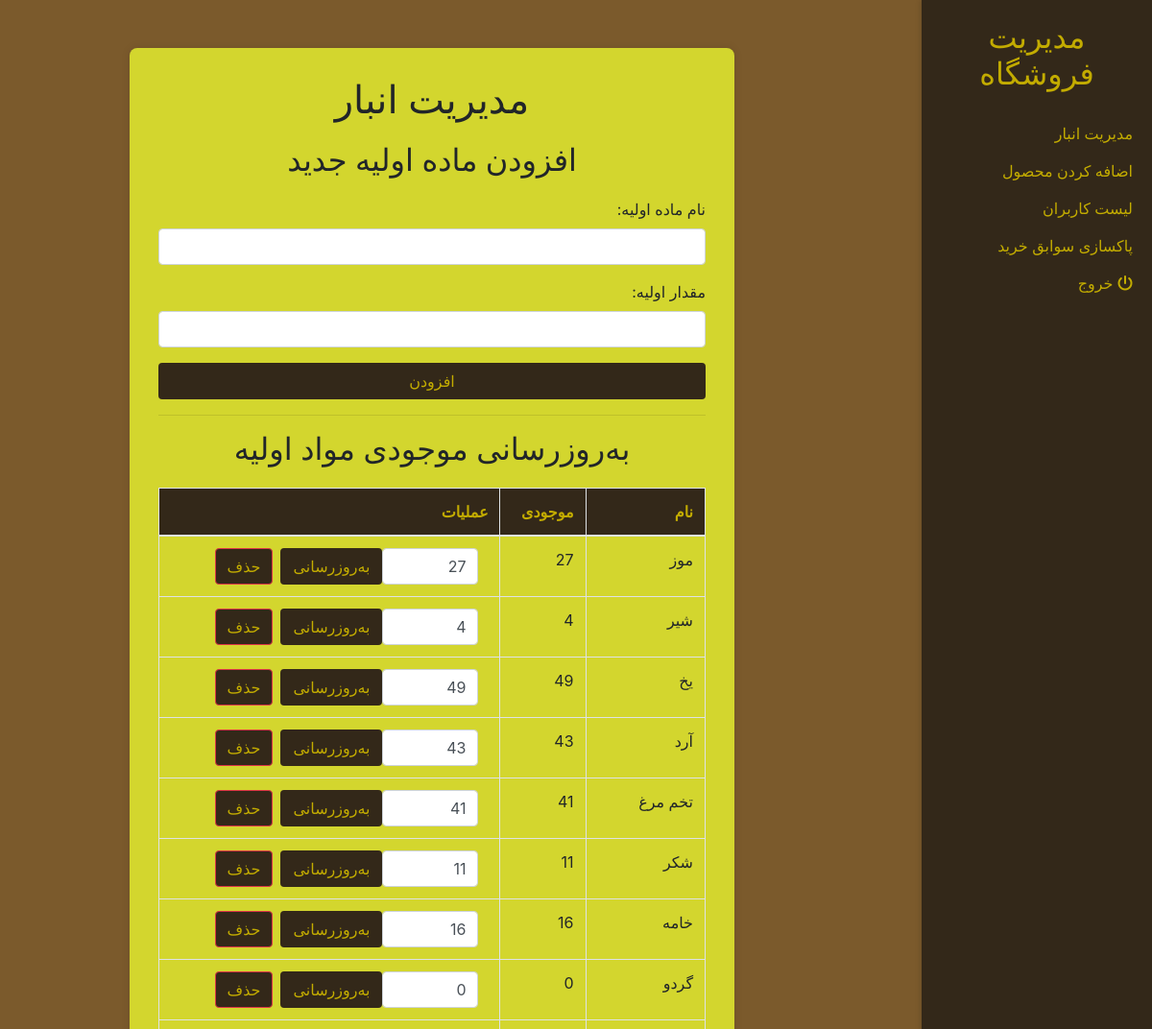
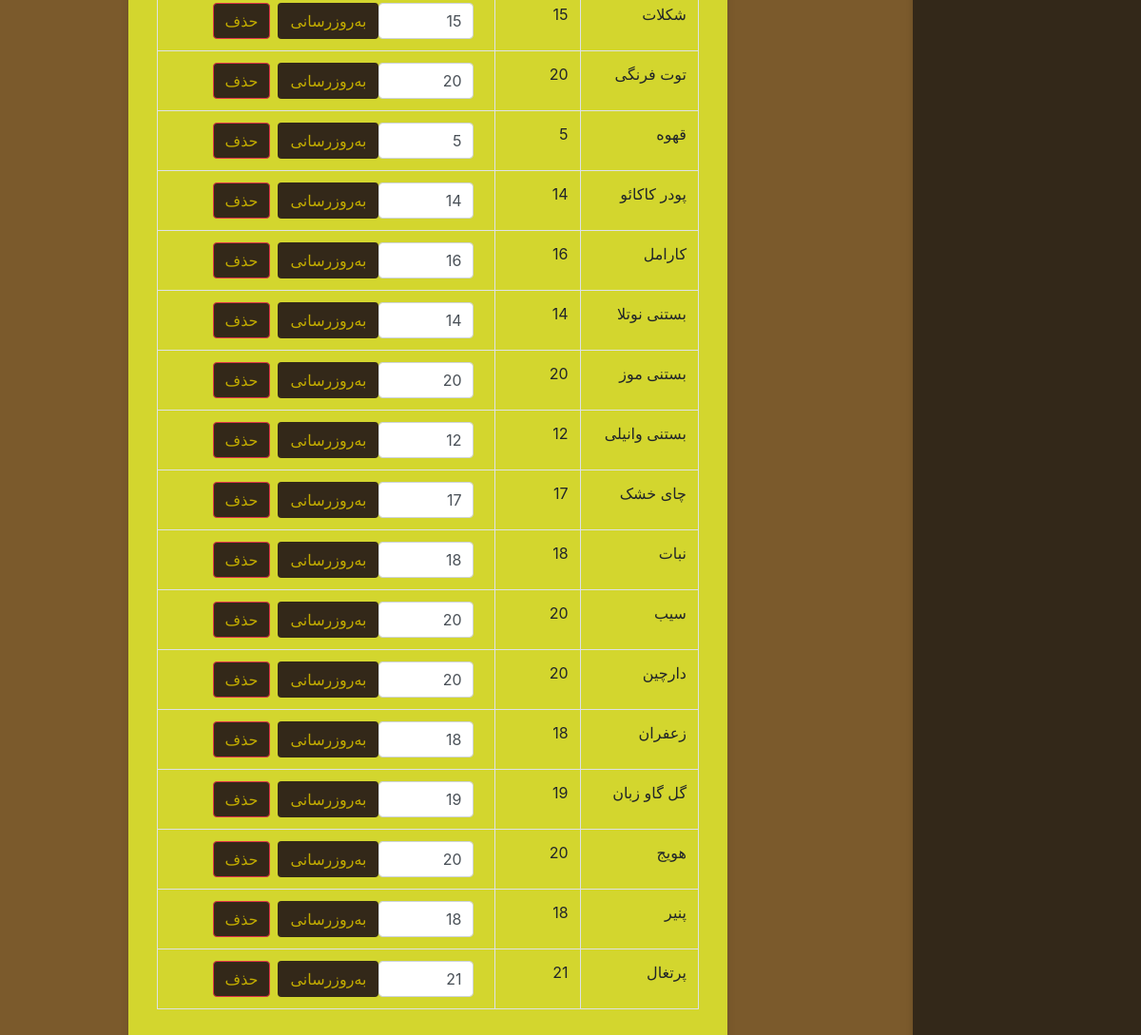
The page /management/manage-inventory/ (signed in) on the database its author committed (2 pictures, top to bottom).
### web/models.py (models this page shows, shortened)
class Storage(models.Model):
    id = models.AutoField(primary_key=True, unique=True)
    name = models.CharField(max_length=255, validators=[RegexValidator(regex="^[a-zA-Z0-9آ-ی ]+$")], unique=True)
    amount = models.IntegerField(validators=[MinValueValidator(0)])

### web/views.py (the view, shortened to what this page needs)
# urls.py: path('management/manage-inventory/', views.manage_inventory, name='manage_inventory'),
@user_passes_test(is_admin, login_url='/unauthorized/')
def manage_inventory(request):
    add_form = AddStorageForm()
    update_form = UpdateStorageForm()
    storages = Storage.objects.all()
    return render(request, 'manage_inventory.html', {
        'add_form': add_form,
        'update_form': update_form,
        'storages': storages,
    })

### web/forms.py
class AddStorageForm(forms.ModelForm):
    class Meta:
        model = Storage
        fields = ['name', 'amount']
        labels = {
            'name' : _('نام ماده اولیه'),
            'amount' : _('مقدار اولیه'),
        }
        widgets = {
            'name': forms.TextInput(attrs={'class': 'form-control'}),
            'amount': forms.NumberInput(attrs={'class': 'form-control'}),
        }

class UpdateStorageForm(forms.ModelForm):
    class Meta:
        model = Storage
        fields = ['amount']
        widgets = {
            'amount': forms.NumberInput(attrs={'class': 'form-control'}),
        }

### web/views.py (called while the page is built)
def is_admin(user):
    return user.username == 'admin'

### web/templates/manage_inventory.html (shortened to what this page needs)
<!DOCTYPE html>
<html lang="en">
<head>
    <link rel="stylesheet" href="https://maxcdn.bootstrapcdn.com/bootstrap/4.0.0/css/bootstrap.min.css">
</head>
<body>
    <div class="sidebar">
        <h2><a href="{% url 'management' %}">مدیریت فروشگاه</a></h2>
        <ul>
            <li><a href="{% url 'manage_inventory' %}">مدیریت انبار</a></li>
            <li><a href="{% url 'add_product' %}">اضافه کردن محصول</a></li>
            <li><a href="{% url 'user-list' %}">لیست کاربران</a></li>
                <li><a href="{% url 'clear_purchase_history' %}">پاکسازی سوابق خرید</a></li>
            <li class="leave">
                <a href="{% url 'index' %}">
                     <span class="icon"><i class="fas">&#xf011;</i></span>
                    <span class="text">خروج
                     </span></a>
              </li>
        </ul>
    </div>
    <div class="container">
        <h1>مدیریت انبار</h1>
        <h2>افزودن ماده اولیه جدید</h2>
        <form method="post" action="">
            {{ add_form.as_p }}
            <button type="submit" name="add_storage" class="btn  btn-block btn-color" style="color: #c3ac00; background-color: #332819;">افزودن</button>
        </form>
        <hr>
        <h2>به‌روزرسانی موجودی مواد اولیه</h2>
        <table class="table table-bordered">
            <thead>
                <tr>
                    <th>نام</th>
                    <th>موجودی</th>
                    <th>عملیات</th>
                </tr>
            </thead>
            <tbody>
                {% for storage in storages %}
                <tr>
                    <td>{{ storage.name }}</td>
                    <td>{{ storage.amount }}</td>
                    <td>
                        <form method="post" action="" class="form-inline">
                            <div class="form-group">
                                <input type="number" name="amount" value="{{ storage.amount }}" class="form-control" style="width: 100px;">
                                <button type="submit" name="update_storage" class="btn ml-2 btn-color">به‌روزرسانی</button>
                                <button type="submit" name="delete_storage" class="btn btn-danger ml-2 btn-color">حذف</button>
                            </div>
                        </form>
                    </td>
                </tr>
                {% endfor %}
            </tbody>
        </table>
    </div>
</body>
</html>

### web/templates/manage_inventory.html (style rules this page uses)
body { background-color: #7b5a2c; padding-right: 25%; text-align: right; direction: rtl; }
.sidebar { position: fixed; top: 0; right: 0; width: 20%; height: 100%; background: #332819; padding: 20px; box-shadow: -2px 0 5px rgba(0,0,0,0.1); }
.sidebar h2 { margin-bottom: 30px; }
.sidebar h2 a { color: #c3ac00; text-decoration: none; }
.sidebar ul { list-style: none; padding: 0; }
.sidebar ul li { margin-bottom: 15px; }
.sidebar ul li a { color: #c3ac00; text-decoration: none; }
.container { margin-top: 50px; background: #d3d62e; padding: 30px; border-radius: 8px; box-shadow: 0 0 10px rgba(0,0,0,0.1); max-width: 70%; }
h1, h2 { text-align: center; margin-bottom: 20px; }
.form-inline .form-group { display: flex; align-items: center; }
.form-inline .form-group input { margin-right: 10px; }
table { margin-top: 20px; }
.table thead th { background-color: #332819; color: #c3ac00; }
.btn-color { color: #c3ac00; background-color: #332819; }

### rows shown on the page
Storage: name "موز", amount "27"
Storage: name "شیر", amount "4"
Storage: name "یخ", amount "49"
Storage: name "آرد", amount "43"
Storage: name "تخم مرغ", amount "41"
Storage: name "شکر", amount "11"
Storage: name "خامه", amount "16"
Storage: name "گردو", amount "0"
Storage: name "شکلات", amount "15"
Storage: name "توت فرنگی", amount "20"
Storage: name "قهوه", amount "5"
Storage: name "پودر کاکائو", amount "14"
Storage: name "کارامل", amount "16"
Storage: name "بستنی نوتلا", amount "14"
Storage: name "بستنی موز", amount "20"
Storage: name "بستنی وانیلی", amount "12"
Storage: name "چای خشک", amount "17"
Storage: name "نبات", amount "18"
Storage: name "سیب", amount "20"
Storage: name "دارچین", amount "20"
Storage: name "زعفران", amount "18"
Storage: name "گل گاو زبان", amount "19"
Storage: name "هویج", amount "20"
Storage: name "پنیر", amount "18"
Storage: name "پرتغال", amount "21"
